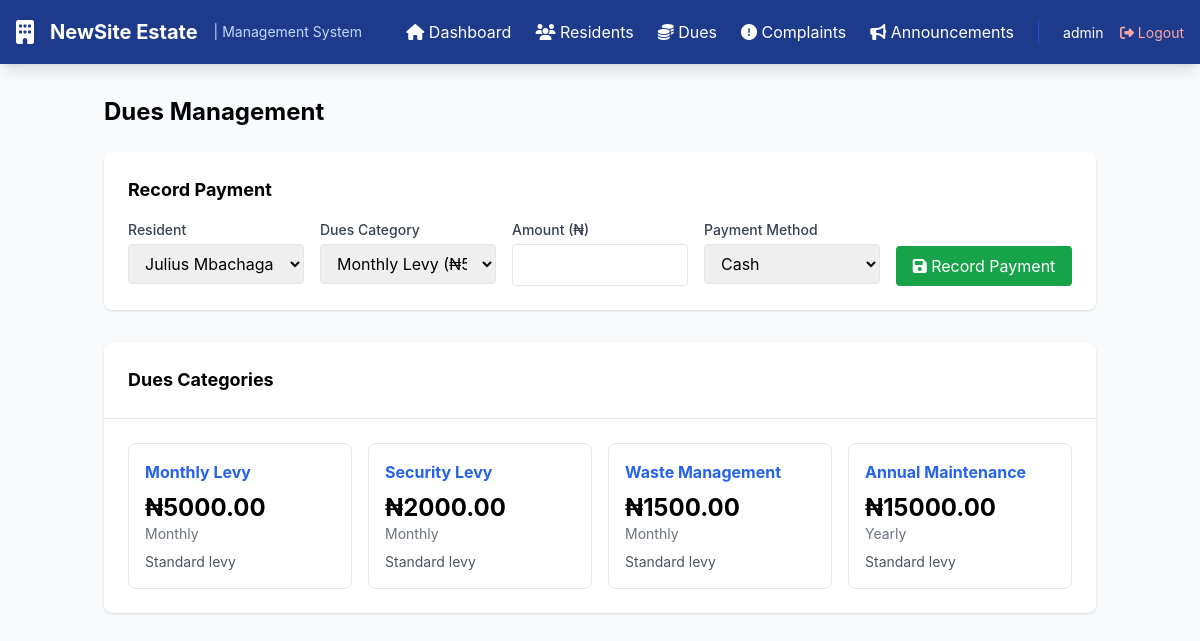
The page /dues (signed in) on the database its author committed.
### models.py (models this page shows)
class User(db.Model, UserMixin):
    id = db.Column(db.Integer, primary_key=True)
    username = db.Column(db.String(80), unique=True, nullable=False)
    password = db.Column(db.String(200), nullable=False)
    role = db.Column(db.String(20), default='admin')  # admin, staff
    resident_id = db.Column(db.Integer, db.ForeignKey('resident.id'), nullable=True)
    resident = db.relationship('Resident', backref=db.backref('user_account', uselist=False))
    created_at = db.Column(db.DateTime, default=datetime.utcnow)

class DuesCategory(db.Model):
    id = db.Column(db.Integer, primary_key=True)
    name = db.Column(db.String(50), nullable=False)  # Monthly Levy, Security, Waste
    amount = db.Column(db.Float, nullable=False)
    frequency = db.Column(db.String(20), default='monthly')  # monthly, quarterly, yearly
    description = db.Column(db.Text)
    is_active = db.Column(db.Boolean, default=True)

### app.py (the view)
@app.route('/dues')
@login_required
def dues():
    if current_user.role != 'admin':
        flash('Access denied!', 'error')
        return redirect(url_for('resident_dashboard'))
    residents = Resident.query.filter_by(is_active=True).all()
    categories = DuesCategory.query.filter_by(is_active=True).all()
    return render_template('dues.html', residents=residents, categories=categories)

### app.py (called while the page is built)
@login_manager.user_loader
def load_user(user_id):
    return User.query.get(int(user_id))

### templates/dues.html (shortened to what this page needs)
{% extends "base.html" %}
{% block content %}
<h2 class="text-2xl font-bold mb-6">Dues Management</h2>
<div class="bg-white rounded-lg shadow p-6 mb-8">
    <h3 class="font-bold text-lg mb-4">Record Payment</h3>
    <form method="POST" action="{{ url_for('record_payment') }}" class="grid grid-cols-1 md:grid-cols-5 gap-4">
        <div>
            <label class="block text-sm font-medium text-gray-700 mb-1">Resident</label>
            <select name="resident_id" required class="w-full px-3 py-2 border rounded focus:outline-none focus:ring-2 focus:ring-blue-500">
                {% for resident in residents %}
                <option value="{{ resident.id }}">{{ resident.first_name }} {{ resident.last_name }} - {{ resident.house_number }}</option>
                {% endfor %}
            </select>
        </div>
        <div>
            <label class="block text-sm font-medium text-gray-700 mb-1">Dues Category</label>
            <select name="category_id" required class="w-full px-3 py-2 border rounded focus:outline-none focus:ring-2 focus:ring-blue-500">
                {% for category in categories %}
                <option value="{{ category.id }}">{{ category.name }} (₦{{ category.amount }})</option>
                {% endfor %}
            </select>
        </div>
        <div>
            <label class="block text-sm font-medium text-gray-700 mb-1">Amount (₦)</label>
            <input type="number" name="amount" step="0.01" required class="w-full px-3 py-2 border rounded focus:outline-none focus:ring-2 focus:ring-blue-500">
        </div>
        <div>
            <label class="block text-sm font-medium text-gray-700 mb-1">Payment Method</label>
            <select name="payment_method" required class="w-full px-3 py-2 border rounded focus:outline-none focus:ring-2 focus:ring-blue-500">
                <option value="cash">Cash</option>
            </select>
        </div>
        <div class="flex items-end">
            <button type="submit" class="w-full bg-green-600 text-white px-4 py-2 rounded hover:bg-green-700 transition">
                <i class="fas fa-save"></i> Record Payment
            </button>
        </div>
    </form>
</div>
<div class="bg-white rounded-lg shadow overflow-hidden">
    <h3 class="font-bold text-lg p-6 border-b">Dues Categories</h3>
    <div class="grid grid-cols-1 md:grid-cols-2 lg:grid-cols-4 gap-4 p-6">
        {% for category in categories %}
        <div class="border rounded-lg p-4 hover:shadow-lg transition">
            <h4 class="font-bold text-blue-600">{{ category.name }}</h4>
            <p class="text-2xl font-bold mt-2">₦{{ "%.2f"|format(category.amount) }}</p>
            <p class="text-sm text-gray-500">{{ category.frequency|capitalize }}</p>
            <p class="text-sm text-gray-600 mt-2">{{ category.description or 'Standard levy' }}</p>
        </div>
        {% endfor %}
    </div>
</div>
{% endblock %}

### templates/base.html (shortened to what this page needs)
<!DOCTYPE html>
<head>
    <script src="https://cdn.tailwindcss.com"></script>
    <link rel="stylesheet" href="https://cdnjs.cloudflare.com/ajax/libs/font-awesome/6.4.0/css/all.min.css">
    <link rel="stylesheet" href="{{ url_for('static', filename='css/style.css') }}">
</head>
<body class="bg-gray-50">
    {% if current_user.is_authenticated %}
    <nav class="bg-blue-900 text-white shadow-lg">
        <div class="max-w-7xl mx-auto px-4">
            <div class="flex justify-between items-center h-16">
                <div class="flex items-center space-x-4">
                    <i class="fas fa-building text-2xl"></i>
                    <span class="font-bold text-xl">NewSite Estate</span>
                    <span class="text-sm text-blue-200 ml-2">| Management System</span>
                </div>
                <div class="flex items-center space-x-6">
                    <a href="{{ url_for('index') }}" class="hover:text-blue-200 transition">
                        <i class="fas fa-home"></i> Dashboard
                    </a>
                    <a href="{{ url_for('residents') }}" class="hover:text-blue-200 transition">
                        <i class="fas fa-users"></i> Residents
                    </a>
                    <a href="{{ url_for('dues') }}" class="hover:text-blue-200 transition">
                        <i class="fas fa-coins"></i> Dues
                    </a>
                    <a href="{{ url_for('complaints') }}" class="hover:text-blue-200 transition">
                        <i class="fas fa-exclamation-circle"></i> Complaints
                    </a>
                    <a href="{{ url_for('announcements') }}" class="hover:text-blue-200 transition">
                        <i class="fas fa-bullhorn"></i> Announcements
                    </a>
                    <div class="border-l border-blue-700 pl-6">
                        <span class="text-sm">{{ current_user.username }}</span>
                        <a href="{{ url_for('logout') }}" class="ml-3 text-sm text-red-300 hover:text-red-200">
                            <i class="fas fa-sign-out-alt"></i> Logout
                        </a>
                    </div>
                </div>
            </div>
        </div>
    </nav>
    {% endif %}
    <div class="container mx-auto px-4 py-8">
        {% block content %}{% endblock %}
    </div>
</body>
</html>

### static/css/style.css (style rules this page uses)
* { margin: 0; padding: 0; box-sizing: border-box; }
body { font-family: -apple-system, BlinkMacSystemFont, 'Segoe UI', Roboto, 'Helvetica Neue', Arial, sans-serif; background-color: #f3f4f6; min-height: 100vh; }

### rows shown on the page
User: username "admin"
DuesCategory: name "Monthly Levy", amount "5000.00", frequency "Monthly", description "Standard levy"
DuesCategory: name "Security Levy", amount "2000.00", frequency "Monthly", description "Standard levy"
DuesCategory: name "Waste Management", amount "1500.00", frequency "Monthly", description "Standard levy"
DuesCategory: name "Annual Maintenance", amount "15000.00", frequency "Yearly", description "Standard levy"

### other values the page prints
form field resident_id "Julius Mbachaga - 057"
form field category_id "Monthly Levy (₦5000.0)"
